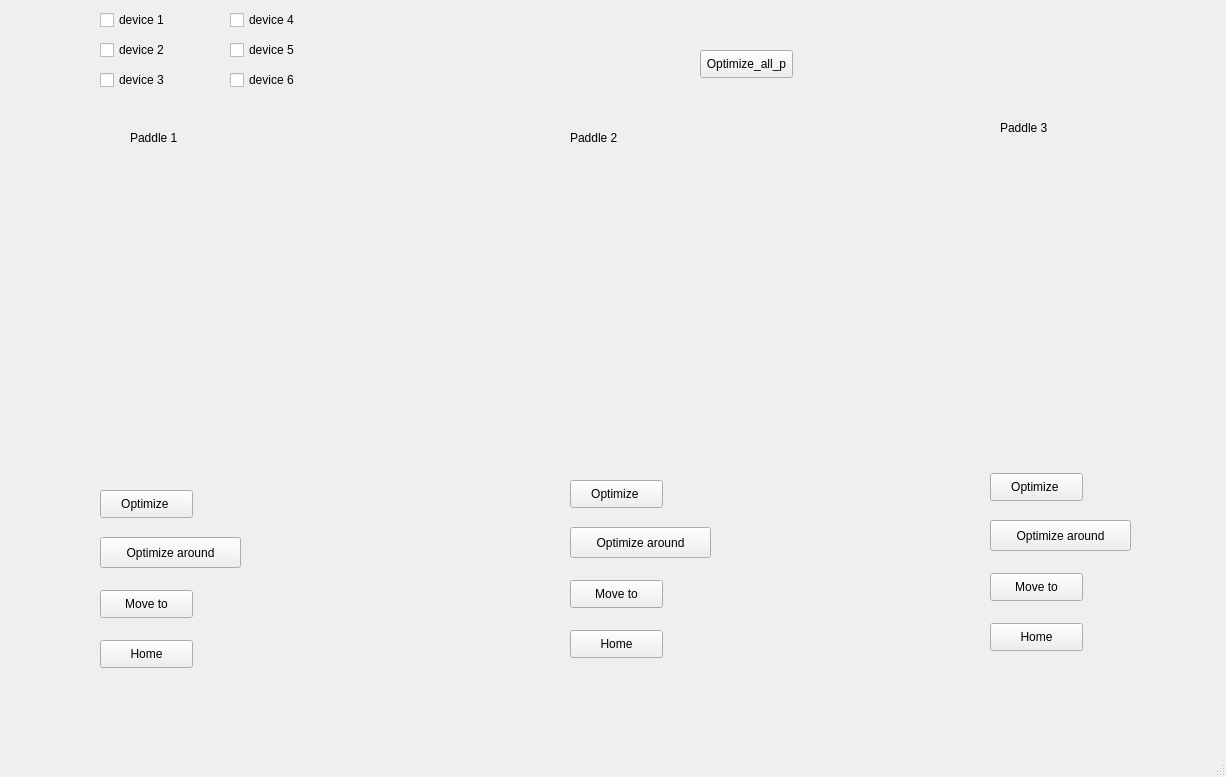
<?xml version="1.0" encoding="UTF-8"?>
<ui version="4.0">
 <class>MainWindow</class>
 <widget class="QMainWindow" name="MainWindow">
  <property name="geometry">
   <rect>
    <x>0</x>
    <y>0</y>
    <width>1226</width>
    <height>777</height>
   </rect>
  </property>
  <property name="windowTitle">
   <string>MainWindow</string>
  </property>
  <widget class="QWidget" name="centralwidget">
   <widget class="QPushButton" name="optimize_around_p1">
    <property name="geometry">
     <rect>
      <x>100</x>
      <y>537</y>
      <width>141</width>
      <height>31</height>
     </rect>
    </property>
    <property name="text">
     <string>Optimize around</string>
    </property>
   </widget>
   <widget class="QPushButton" name="move_to_p1">
    <property name="geometry">
     <rect>
      <x>100</x>
      <y>590</y>
      <width>93</width>
      <height>28</height>
     </rect>
    </property>
    <property name="text">
     <string>Move to</string>
    </property>
   </widget>
   <widget class="QPushButton" name="home_p1">
    <property name="geometry">
     <rect>
      <x>100</x>
      <y>640</y>
      <width>93</width>
      <height>28</height>
     </rect>
    </property>
    <property name="text">
     <string>Home</string>
    </property>
   </widget>
   <widget class="QPushButton" name="optimize_p1">
    <property name="geometry">
     <rect>
      <x>100</x>
      <y>490</y>
      <width>93</width>
      <height>28</height>
     </rect>
    </property>
    <property name="text">
     <string>Optimize </string>
    </property>
   </widget>
   <widget class="QPushButton" name="move_to_p2">
    <property name="geometry">
     <rect>
      <x>570</x>
      <y>580</y>
      <width>93</width>
      <height>28</height>
     </rect>
    </property>
    <property name="text">
     <string>Move to</string>
    </property>
   </widget>
   <widget class="QPushButton" name="optimize_around_p2">
    <property name="geometry">
     <rect>
      <x>570</x>
      <y>527</y>
      <width>141</width>
      <height>31</height>
     </rect>
    </property>
    <property name="text">
     <string>Optimize around</string>
    </property>
   </widget>
   <widget class="QPushButton" name="home_p2">
    <property name="geometry">
     <rect>
      <x>570</x>
      <y>630</y>
      <width>93</width>
      <height>28</height>
     </rect>
    </property>
    <property name="text">
     <string>Home</string>
    </property>
   </widget>
   <widget class="QPushButton" name="optimize_p2">
    <property name="geometry">
     <rect>
      <x>570</x>
      <y>480</y>
      <width>93</width>
      <height>28</height>
     </rect>
    </property>
    <property name="text">
     <string>Optimize </string>
    </property>
   </widget>
   <widget class="QPushButton" name="optimize_p3">
    <property name="geometry">
     <rect>
      <x>990</x>
      <y>473</y>
      <width>93</width>
      <height>28</height>
     </rect>
    </property>
    <property name="text">
     <string>Optimize </string>
    </property>
   </widget>
   <widget class="QPushButton" name="move_to_p3">
    <property name="geometry">
     <rect>
      <x>990</x>
      <y>573</y>
      <width>93</width>
      <height>28</height>
     </rect>
    </property>
    <property name="text">
     <string>Move to</string>
    </property>
   </widget>
   <widget class="QPushButton" name="optimize_around_p3">
    <property name="geometry">
     <rect>
      <x>990</x>
      <y>520</y>
      <width>141</width>
      <height>31</height>
     </rect>
    </property>
    <property name="text">
     <string>Optimize around</string>
    </property>
   </widget>
   <widget class="QPushButton" name="home_p3">
    <property name="geometry">
     <rect>
      <x>990</x>
      <y>623</y>
      <width>93</width>
      <height>28</height>
     </rect>
    </property>
    <property name="text">
     <string>Home</string>
    </property>
   </widget>
   <widget class="QLabel" name="paddle_1">
    <property name="geometry">
     <rect>
      <x>130</x>
      <y>130</y>
      <width>55</width>
      <height>16</height>
     </rect>
    </property>
    <property name="text">
     <string>Paddle 1</string>
    </property>
   </widget>
   <widget class="QLabel" name="paddle_2">
    <property name="geometry">
     <rect>
      <x>570</x>
      <y>130</y>
      <width>55</width>
      <height>16</height>
     </rect>
    </property>
    <property name="text">
     <string>Paddle 2</string>
    </property>
   </widget>
   <widget class="QLabel" name="paddle_3">
    <property name="geometry">
     <rect>
      <x>1000</x>
      <y>120</y>
      <width>55</width>
      <height>16</height>
     </rect>
    </property>
    <property name="text">
     <string>Paddle 3</string>
    </property>
   </widget>
   <widget class="QCheckBox" name="device_1">
    <property name="geometry">
     <rect>
      <x>100</x>
      <y>10</y>
      <width>81</width>
      <height>20</height>
     </rect>
    </property>
    <property name="text">
     <string>device 1</string>
    </property>
   </widget>
   <widget class="QCheckBox" name="device_2">
    <property name="geometry">
     <rect>
      <x>100</x>
      <y>40</y>
      <width>81</width>
      <height>20</height>
     </rect>
    </property>
    <property name="text">
     <string>device 2</string>
    </property>
   </widget>
   <widget class="QCheckBox" name="device_3">
    <property name="geometry">
     <rect>
      <x>100</x>
      <y>70</y>
      <width>81</width>
      <height>20</height>
     </rect>
    </property>
    <property name="text">
     <string>device 3</string>
    </property>
   </widget>
   <widget class="QCheckBox" name="device_4">
    <property name="geometry">
     <rect>
      <x>230</x>
      <y>10</y>
      <width>81</width>
      <height>20</height>
     </rect>
    </property>
    <property name="text">
     <string>device 4</string>
    </property>
   </widget>
   <widget class="QCheckBox" name="device_5">
    <property name="geometry">
     <rect>
      <x>230</x>
      <y>40</y>
      <width>81</width>
      <height>20</height>
     </rect>
    </property>
    <property name="text">
     <string>device 5</string>
    </property>
   </widget>
   <widget class="QCheckBox" name="device_6">
    <property name="geometry">
     <rect>
      <x>230</x>
      <y>70</y>
      <width>81</width>
      <height>20</height>
     </rect>
    </property>
    <property name="text">
     <string>device 6</string>
    </property>
   </widget>
   <widget class="QPushButton" name="optimize_all_p">
    <property name="geometry">
     <rect>
      <x>700</x>
      <y>50</y>
      <width>93</width>
      <height>28</height>
     </rect>
    </property>
    <property name="text">
     <string>Optimize_all_p</string>
    </property>
   </widget>
  </widget>
  <widget class="QMenuBar" name="menubar">
   <property name="geometry">
    <rect>
     <x>0</x>
     <y>0</y>
     <width>1226</width>
     <height>26</height>
    </rect>
   </property>
  </widget>
  <widget class="QStatusBar" name="statusbar"/>
 </widget>
 <resources/>
 <connections/>
</ui>
